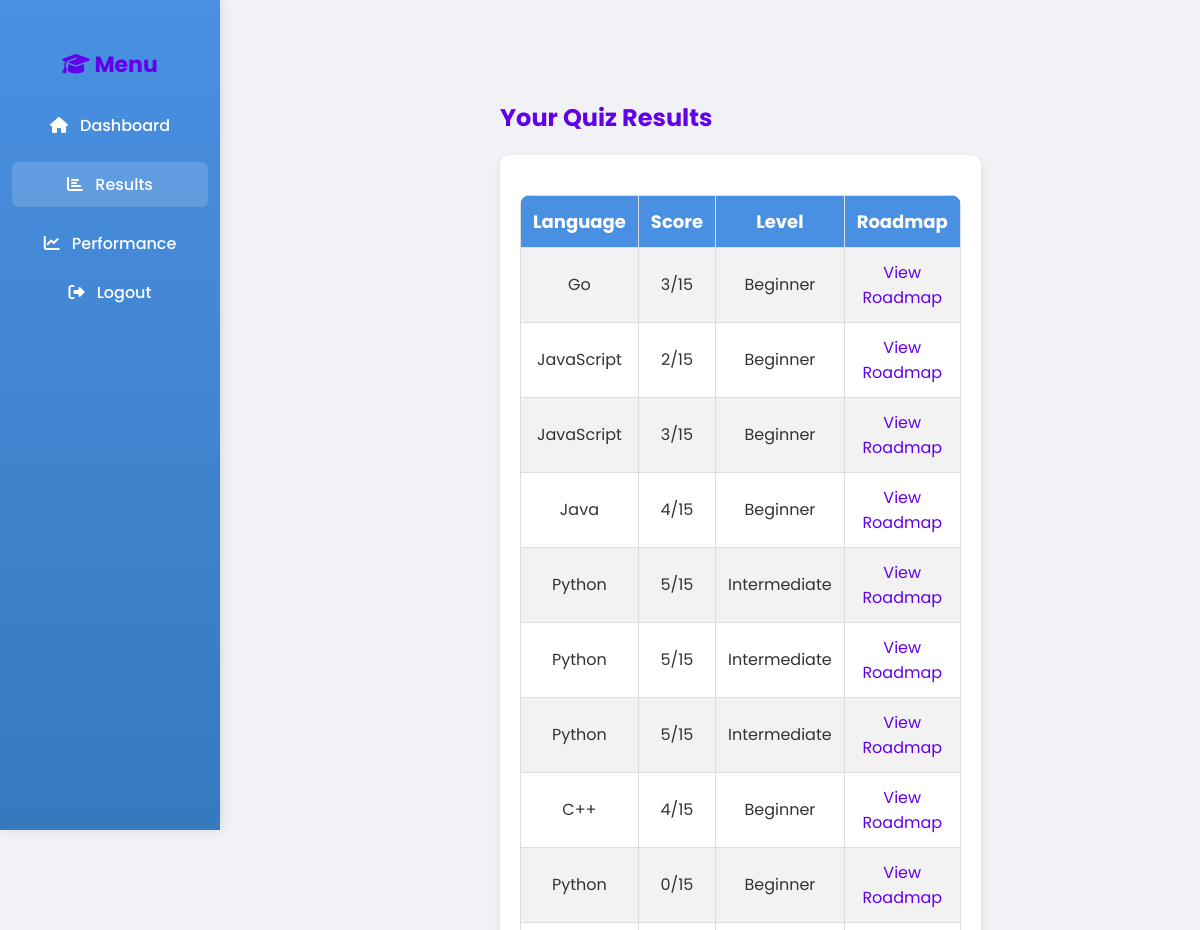
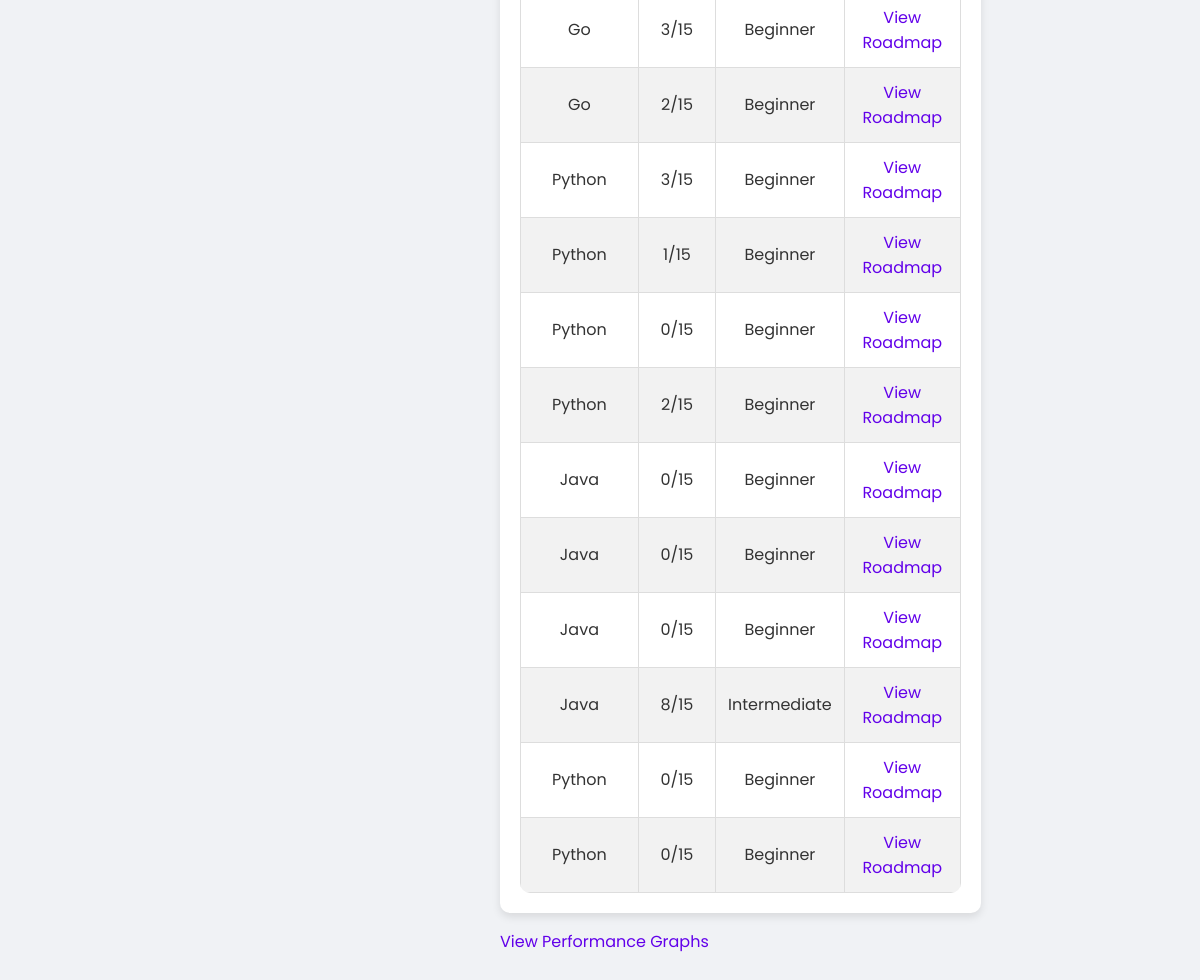
Screenshot of /results/ (signed in) with the database file from the repository (2 pictures, top to bottom).
### education_tutor/models.py (models this page shows, shortened)
class QuizResult(models.Model):
    LEVEL_CHOICES = [
        ('Beginner', 'Beginner'),
        ('Intermediate', 'Intermediate'),
        ('Expert', 'Expert'),
    ]
    user = models.ForeignKey(User, on_delete=models.CASCADE)
    language = models.ForeignKey(ProgrammingLanguage, on_delete=models.CASCADE)
    score = models.IntegerField(default=0)
    time_taken = models.FloatField(default=0.0)  # Time in seconds
    accuracy = models.FloatField(default=0.0)  # Accuracy percentage
    level = models.CharField(max_length=20, choices=LEVEL_CHOICES, default='Beginner')

class ProgrammingLanguage(models.Model):
    name = models.CharField(max_length=50, unique=True)

### education_tutor/views.py (the view)
# urls.py: path("results/", views.quiz_results, name="quiz_results"),
@login_required
def quiz_results(request):
    results = QuizResult.objects.filter(user=request.user)
    return render(request, 'education_tutor/results.html', {'quiz_results': results})

### education_tutor/templates/education_tutor/results.html (shortened to what this page needs)
{% extends "education_tutor/base.html" %}
{% block content %}
    <div class="container">
        <div class="sidebar">
            <h2><i class="fas fa-graduation-cap"></i> Menu</h2>
            <ul>
                <li><a href="{% url 'dashboard' %}"><i class="fas fa-home"></i> Dashboard</a></li>
                <li><a href="{% url 'quiz_results' %}" class="active"><i class="fas fa-chart-bar"></i> Results</a></li>
                <li><a href="{% url 'performance' %}"><i class="fas fa-chart-line"></i> Performance</a></li>
                <li><a href="{% url 'logout' %}"><i class="fas fa-sign-out-alt"></i> Logout</a></li>
            </ul>
        </div>
        <div class="main-content">
            <h2>Your Quiz Results</h2>
            {% if quiz_results %}
                <div class="results-container">
                    <table>
                        <tr>
                            <th>Language</th>
                            <th>Score</th>
                            <th>Level</th>
                            <th>Roadmap</th>
                        </tr>
                        {% for result in quiz_results %}
                            <tr>
                                <td>{{ result.language.name }}</td>
                                <td>{{ result.score }}/15</td>
                                <td>{{ result.level }}</td>
                                <td>
                                    <a href="{% url 'roadmap' result.language.id result.level %}">View Roadmap</a>
                                </td>
                            </tr>
                        {% endfor %}
                    </table>
                </div>
                <p><a href="{% url 'performance' %}">View Performance Graphs</a></p>
            {% else %}
                <p class="no-results">No quiz results found. Take a quiz to see your scores!</p>
            {% endif %}
        </div>
    </div>
{% endblock %}

### education_tutor/templates/education_tutor/base.html (shortened to what this page needs)
<!DOCTYPE html>
<html lang="en">
<head>
    <link rel="stylesheet" href="https://cdnjs.cloudflare.com/ajax/libs/font-awesome/6.5.0/css/all.min.css">
</head>
<body>
    <div class="container">
        {% block content %}
        {% endblock %}
    </div>
</body>
</html>

### education_tutor/templates/education_tutor/base.html (style rules this page uses)
body { font-family: 'Poppins', sans-serif; margin: 0; padding: 0; background-color: #f4f4f9; color: #333; }
.container { max-width: 800px; margin: 0 auto; padding: 20px; }
h2 { color: #6200ea; }
a { color: #6200ea; text-decoration: none; }

### education_tutor/templates/education_tutor/results.html (style rules this page uses)
.container { display: flex; }
body { background-color: #f0f2f5; }
.sidebar { width: 220px; height: 100vh; background: linear-gradient(180deg, #4A90E2, #357ABD); color: white; padding-top: 30px; position: fixed; left: 0; top: 0; box-shadow: 2px 0 10px rgba(0, 0, 0, 0.1); }
.sidebar h2 { text-align: center; font-size: 22px; margin-bottom: 20px; }
.sidebar ul { list-style: none; padding: 0; }
.sidebar ul li { padding: 12px; text-align: center; }
.sidebar ul li a { color: white; text-decoration: none; display: block; font-size: 16px; font-weight: 500; transition: all 0.3s ease; }
.sidebar ul li a i { margin-right: 8px; }
.sidebar ul li a:hover, .sidebar ul li a.active { background: rgba(255, 255, 255, 0.15); padding: 10px; border-radius: 6px; }
.main-content { margin-left: 240px; padding: 40px; width: calc(100% - 240px); }
.results-container { margin-top: 20px; background: white; padding: 20px; border-radius: 10px; box-shadow: 0px 4px 8px rgba(0, 0, 0, 0.1); max-width: 700px; margin-left: auto; margin-right: auto; }
table { width: 100%; border-collapse: collapse; margin-top: 20px; background: white; border-radius: 10px; overflow: hidden; }
th, td { border: 1px solid #ddd; padding: 12px; text-align: center; }
th { background: #4A90E2; color: white; font-size: 18px; }
tr:nth-child(even) { background: #f2f2f2; }

### rows the page displays
QuizResult: language.name "Go", score "3", level "Beginner"
QuizResult: language.name "JavaScript", score "2", level "Beginner"
QuizResult: language.name "JavaScript", score "3", level "Beginner"
QuizResult: language.name "Java", score "4", level "Beginner"
QuizResult: language.name "Python", score "5", level "Intermediate"
QuizResult: language.name "Python", score "5", level "Intermediate"
QuizResult: language.name "Python", score "5", level "Intermediate"
QuizResult: language.name "C++", score "4", level "Beginner"
QuizResult: language.name "Python", score "0", level "Beginner"
QuizResult: language.name "Go", score "3", level "Beginner"
QuizResult: language.name "Go", score "2", level "Beginner"
QuizResult: language.name "Python", score "3", level "Beginner"
QuizResult: language.name "Python", score "1", level "Beginner"
QuizResult: language.name "Python", score "0", level "Beginner"
QuizResult: language.name "Python", score "2", level "Beginner"
QuizResult: language.name "Java", score "0", level "Beginner"
QuizResult: language.name "Java", score "0", level "Beginner"
QuizResult: language.name "Java", score "0", level "Beginner"
QuizResult: language.name "Java", score "8", level "Intermediate"
QuizResult: language.name "Python", score "0", level "Beginner"
QuizResult: language.name "Python", score "0", level "Beginner"
